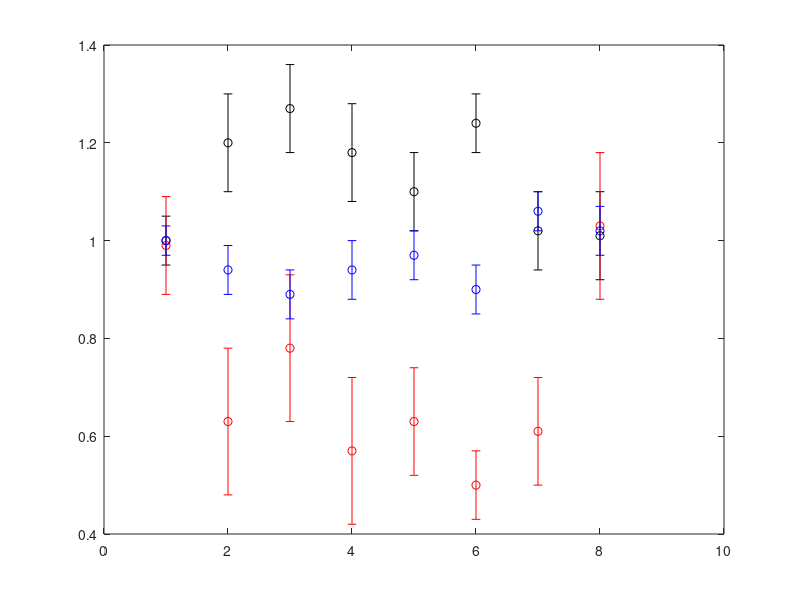

MATLAB code for this plot:
function [ ] = WeightsFromSideBands(  )

x = [1,2,3,4,5,6,7,8];
SinglePiPlus = [1,1.2,1.27,1.18,1.1,1.24,1.02,1.01];
QELike = [0.99,0.63,0.78,0.57,0.63,0.5,0.61,1.03];
WithPi0 = [1,0.94,0.89,0.94,0.97,0.9,1.06,1.02];

err_SinglePiPlus = [0.05,0.1,0.09,0.1,0.08,0.06,0.08,0.09];
err_QELike = [0.1,0.15,0.15,0.15,0.11,0.07,0.11,0.15];
err_WithPi0 = [0.03,0.05,0.05,0.06,0.05,0.05,0.04,0.05];



errorbar(SinglePiPlus,err_SinglePiPlus, 'ko');
hold on;
errorbar(QELike,err_QELike, 'ro');
errorbar(WithPi0,err_WithPi0, 'bo');



end

